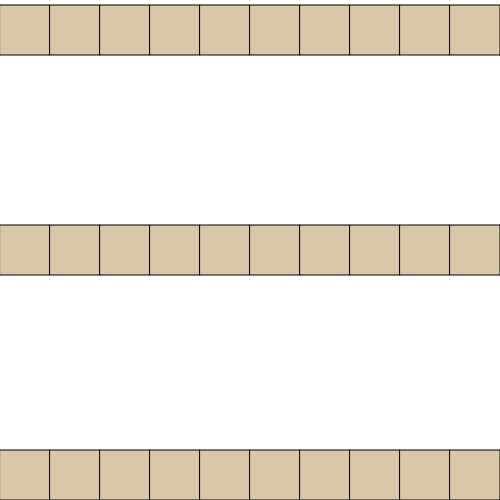
Frame 1 (no input)
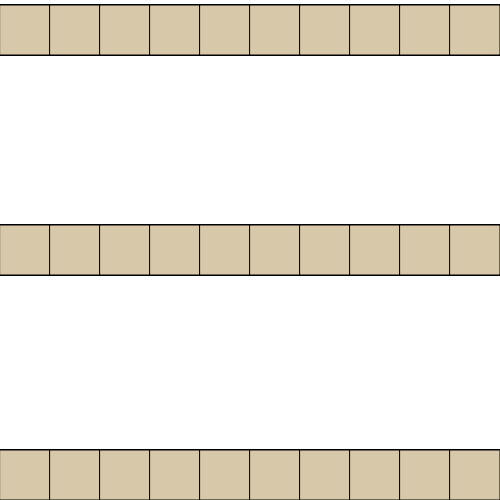
Frame 60 (no input)
Frame 120 (the mouse pressed at the canvas centre since frame 60): identical to frame 60, image omitted

The p5.js sketch that drew these frames (run headless with seeded random() and noise() and a simulated clock; from frame 60 on, the mouse is pressed at the canvas centre):

// p5.js sketch
// ── sketch.js
//DAT405 / GAD405
//for P5.js projects

let size = 50;

//initialising function
function setup() {
  //create canvas
  createCanvas(500, 500);
  //noloop();
}

function draw() {
  //set background colour
  fill (215, 200, 170);
  for (let x = 0; x < 10; x++){
    //top row
    rect(size*x, height/100, size, size);
    //middle row
    rect(size*x, 450, size, size);
    //bottom row
    rect(size*x, 225, size, size);

  }
}
